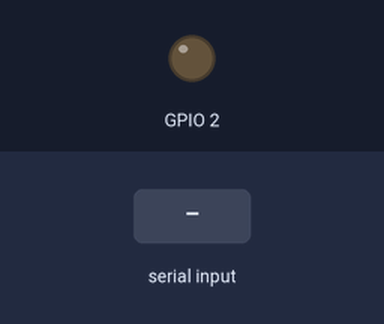
This program was run on a simulated ESP32. Shown: output pins drawn as LEDs (lit = HIGH). Dashed ring = blinking. The inputs (shaded band) are chosen by the test bench. WiFi joins after 1.5 s; servers stay silent unless stated; what the program prints to the serial monitor is not drawn.

Above: at 0.0 s.
At 2.3 s:
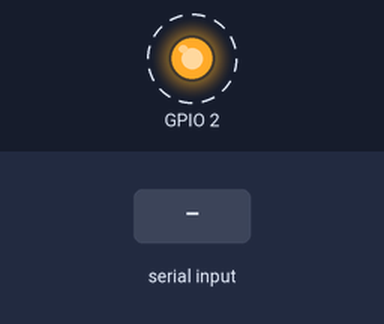
2.4 s: "1" received over Serial
Timing chart, 0 to 11.0 s (numbered marks = the images above; inputs shaded):
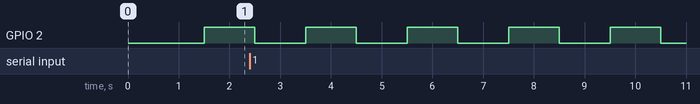

The program:

main.cpp
```cpp
#include <Arduino.h>
#include <WiFi.h>
#include <FreeRTOS.h>
#include <ArduinoJson.h>
#include "miscellaneous.h"

#include <iostream>
#include <unordered_map>
using namespace std;

const char* ssid     = "BICO_2.4G";
const char* password = "Bico0388";

unordered_map<string, int> umap;

void defaultTask(void* parameters);
void blinkTask(void* period);
void tcpServerManagerTask(void* q_handler);
xQueueHandle to_tcpServerManagerTask_queue;

void clientHandlerTask(void* client);
void serverHandlerTask(void* server);

void setup()
{
  xTaskCreate(
    defaultTask,
    "default_task",
    4096,
    NULL,
    tskIDLE_PRIORITY,
    NULL
  );
}

void loop()
{

}


//---------------------------------------------------------------------------------


void defaultTask(void* parameters)
{

  (void) parameters;

  Serial.begin(9600);
  Serial.setTimeout(200);

  WiFi.begin(ssid, password);
  while (WiFi.status() != WL_CONNECTED) {
        vTaskDelay(500);
        Serial.print(".");
    }
  Serial.println("");
  Serial.println("WiFi connected.");
  Serial.println("IP address: ");
  Serial.println(WiFi.localIP());

//-----------------------------------------------

to_tcpServerManagerTask_queue = xQueueCreate(MAX_NUM_OF_MESSAGE_QUEUE_ELEMENT, sizeof(int));

//-----------------------------------------------

  TaskHandle_t blink_task_handle = NULL;
  uint32_t task_blink_period = 1000;
  xTaskCreate(
    blinkTask,
    "blink_task",
    1024,
    &task_blink_period,
    tskIDLE_PRIORITY,
    &blink_task_handle
  );

  xTaskCreate(
    tcpServerManagerTask,
    "tcp_server_manager_task",
    4096,
    NULL,
    tskIDLE_PRIORITY,
    NULL
  );

//--------------------------------------------------------------------------

  while (1)
  {
    if(Serial.available())
    {
      String cmd = Serial.readString();

      DynamicJsonDocument doc(2048);
      DeserializationError error = deserializeJson(doc, cmd);
      if (error)
      {
        Serial.print(F("deserializeJson() failed: "));
        Serial.println(error.c_str());
      }
      else
      {
        String cmd_name = doc["cmd_name"];
        String server_alias = doc["server_alias"];
        uint16_t server_port = doc["server_port"];

        Serial.println("-------------------------");
        Serial.println(cmd_name);
        Serial.println(server_alias);
        Serial.println(server_port);
        Serial.println("-------------------------");

        // Preparing Message Queue here -------------------------------------------
        Message_Queue* temp_mq_handle = creatMQ();

        temp_mq_handle->message = createMQMessage(cmd_name.length());
        memcpy(temp_mq_handle->message, cmd_name.c_str(), cmd_name.length());
        temp_mq_handle->message[cmd_name.length()-1] = 0;

        Server_Properties* sp_handle = createSerProp();

        sp_handle->alias = createSerPropAlias(server_alias.length());
        memcpy(sp_handle->alias, server_alias.c_str(), server_alias.length());
        sp_handle->alias[server_alias.length()-1] = 0;

        sp_handle->port = server_port;

        temp_mq_handle->data = sp_handle;
        // Preparing Message Queue here -------------------------------------------

        if(xQueueSend(to_tcpServerManagerTask_queue, &temp_mq_handle, 1000))
        {

        }
        else
        {
          Serial.println("Command is not executed !");
        }
      }
    }

    //---------------------------

    static uint32_t check_point = millis();
    if(millis() - check_point > 500)
    {
      Serial.println(esp_get_free_heap_size());
      check_point = millis();
    };

    vTaskDelay(1);
  }
}

//-----------------------------------------------------------------------------------------------

void blinkTask(void* period)
{
  uint32_t _period = *((uint32_t*)period);

  pinMode(2, OUTPUT);

  for(;;)
  {
    digitalWrite(2, HIGH);
    vTaskDelay(_period);
    digitalWrite(2, LOW);
    vTaskDelay(_period);
  }
}

void tcpServerManagerTask(void* para)
{
  Message_Queue* _mq_handle;

  while(1)
  {
    if (xQueueReceive(to_tcpServerManagerTask_queue, &_mq_handle, 1000))
    {
      String message = _mq_handle->message;
      String server_alias = ((Server_Properties*)(_mq_handle->data))->alias;
      String server_port = String(((Server_Properties*)(_mq_handle->data))->port);

      deleteWholeSerProp(((Server_Properties*)(_mq_handle->data)));
      deleteMQMessage(_mq_handle);
      deleteMQ(_mq_handle);

      Serial.println(message);
      Serial.println(server_alias);
      Serial.println(server_port);
    }

    vTaskDelay(1);
  }
}


void clientHandlerTask(void* client)
{
  WiFiClient* _client = (WiFiClient*)client;

  while (_client->connected())
  {            // loop while the client's connected
    if (_client->available())
    {             // if there's bytes to read from the client,
      uint8_t data = (uint8_t)(_client->read());
      Serial.write(data);
    }

    vTaskDelay(1);
  }

  Serial.print("Client stop: ");
  Serial.print(_client->remoteIP());
  Serial.print(":");
  Serial.print(_client->remotePort());
  Serial.print(" on ");
  Serial.print(_client->localIP());
  Serial.print(":");
  Serial.println(_client->localPort());

  _client->stop();
  delete _client;

  vTaskDelete(NULL);
}

void serverHandlerTask(void* server)
{
  WiFiServer* _server = (WiFiServer*)server;

  while(1)
  {
    WiFiClient client_0 = _server->available();

    if (client_0)
    {
      WiFiClient* client = new WiFiClient();
      *client = client_0;

      String client_id = String(client->remoteIP().toString()) + ":" + String(client->remotePort()) + " on " + String(client->localIP().toString()) + ":" + String(client->localPort());
      Serial.print("New client: ");
      Serial.println(client_id);

      xTaskCreate
      (
        clientHandlerTask,
        client_id.c_str(),
        2048,
        (void*)client,
        tskIDLE_PRIORITY,
        NULL
      );
    }

    vTaskDelay(1);
  }
}
```

miscellaneous.h
```cpp
#ifndef _MISCELLANEOUS_H_
#define _MISCELLANEOUS_H_

#include <FreeRTOS.h>


typedef struct
{
    xQueueHandle q_in;
    xQueueHandle q_out;
}Queue_Pipe;

Queue_Pipe* buildQueuePipe(xQueueHandle queue_in, xQueueHandle queue_out)
{
    Queue_Pipe* queue_pipe = (Queue_Pipe*)malloc(sizeof(Queue_Pipe));

    queue_pipe->q_in = queue_in;
    queue_pipe->q_out = queue_out;

    return queue_pipe;
}

int freeQueuePipe(Queue_Pipe* queue_pipe)
{
    free(queue_pipe);
}


//---------------------------------------------------------
#define MAX_NUM_OF_MESSAGE_QUEUE_ELEMENT 5

typedef struct
{
    char* message;
    void* data;
}Message_Queue;

inline Message_Queue* creatMQ()
{
    return (Message_Queue*)malloc(sizeof(Message_Queue));
}

inline char* createMQMessage(uint32_t message_len)
{
    return (char*)malloc(message_len);
}

inline void deleteMQ(Message_Queue* mq_handle)
{
    free(mq_handle);
}

inline void deleteMQMessage(Message_Queue* mq_handle)
{
    free(mq_handle->message);
}
//---------------------------------------------------------

typedef struct
{
    char* alias;
    uint16_t port;
}Server_Properties;

inline Server_Properties* createSerProp()
{
    return (Server_Properties*)malloc(sizeof(Server_Properties));
}

inline char* createSerPropAlias(uint32_t alias_len)
{
    return (char*)malloc(alias_len);
}

inline void deleteSerProp(Server_Properties* sp_handle)
{
    free(sp_handle);
}

inline void deleteSerPropAlias(Server_Properties* sp_handle)
{
    free(sp_handle->alias);
}

inline void deleteWholeSerProp(Server_Properties* sp_handle)
{
    deleteSerPropAlias(sp_handle);
    deleteSerProp(sp_handle);
}

//---------------------------------------------------------

// Message_Queue* createSerManMQ(char* cmd_name, char* server_alias, unt16_t port)
// {
//     Message_Queue* temp_mq_handle = creatMQ();

//     temp_mq_handle->message = createMQMessage(cmd_name.length());
//     strcpy(temp_mq_handle->message, cmd_name.c_str());

//     Server_Properties* sp_handle = createSerProp();

//     sp_handle->alias = createSerPropAlias(server_alias.length());
//     strcpy(sp_handle->alias, server_alias.c_str());

//     sp_handle->port = server_port;

//     temp_mq_handle->data = sp_handle;

//     return;
// }


#endif
```

Measured:
- by itself, GPIO 2: alternates HIGH for 1.0 s and LOW for 1.0 s
